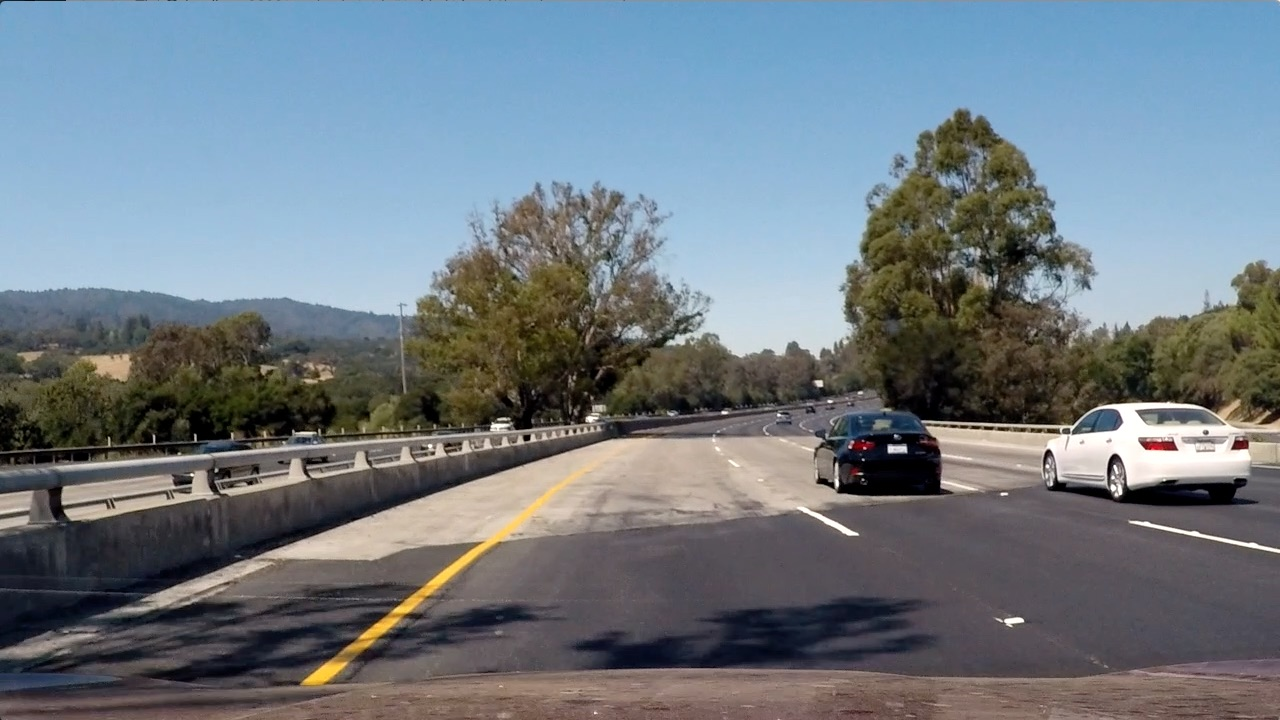
#> input picture images/test4.jpg, 1280 x 720 px
$ python -i ImageUtils.py   (imports and definitions only)
#> lines starting #> are read from the running program, lines starting #| are printed output that depends on the picture; after the words box and inside, x2 and y2 are one past the last pixel; in counts of white or black regions, pixels touching at a corner belong together
#> in generate_lane_mask, `yuv = cv2.cvtColor(window, cv2.COLOR_RGB2YUV)`: yuv: shape (720, 1280, 3); mean of channels 0, 1, 2 120.5, 133.2, 120.7
#> in generate_lane_mask, `yuv = 255 - yuv`: yuv: shape (720, 1280, 3); mean of channels 0, 1, 2 134.5, 121.8, 134.3
#> in generate_lane_mask, `hls = cv2.cvtColor(window, cv2.COLOR_RGB2HLS)`: hls: shape (720, 1280, 3); mean of channels 0, 1, 2 80.5, 121.4, 71.8
#> in generate_lane_mask, `chs = np.stack((yuv[:, :, 1], yuv[:, :, 2], hls[:, :, 2]), axis=2)`: chs: shape (720, 1280, 3); mean of channels 0, 1, 2 121.8, 134.3, 71.8
import cv2
import numpy as np
from scipy import signal


#/// \Applies the sobel operation on a gray scale image.
#/// \param img_ch:
#/// \param orient: 'x' or 'y'
#/// \param sobel_kernel: an uneven integer
#/// \return:
def abs_sobel(img_ch, orient='x', sobel_kernel=3):
#> called with orient = 'x', sobel_kernel = 3
    if orient == 'x':
        axis = (1, 0)
    elif orient == 'y':
        axis = (0, 1)
    else:
        raise ValueError('orient has to be "x" or "y" not "%s"' % orient)

    sobel = cv2.Sobel(img_ch, -1, *axis, ksize=sobel_kernel)
    abs_s = np.absolute(sobel)

    return abs_s

#/// \Calculates the magnitude of the gradient.
#/// \param sobel_x:
#/// \param sobel_y:
#/// \return
def gradient_magnitude(sobel_x, sobel_y):
    abs_grad_mag = np.sqrt(sobel_x ** 2 + sobel_y ** 2)
    return abs_grad_mag.astype(np.uint16)


#/// \Calculates the direction of the gradient. NaN values cause by zero division will be replaced
#/// \by the maximum value (np.pi / 2).
#/// \param sobel_x:
#/// \param sobel_y:
#/// \return
def gradient_direction(sobel_x, sobel_y):
    with np.errstate(divide='ignore', invalid='ignore'):
        abs_grad_dir = np.absolute(np.arctan(sobel_y / sobel_x))
        abs_grad_dir[np.isnan(abs_grad_dir)] = np.pi / 2
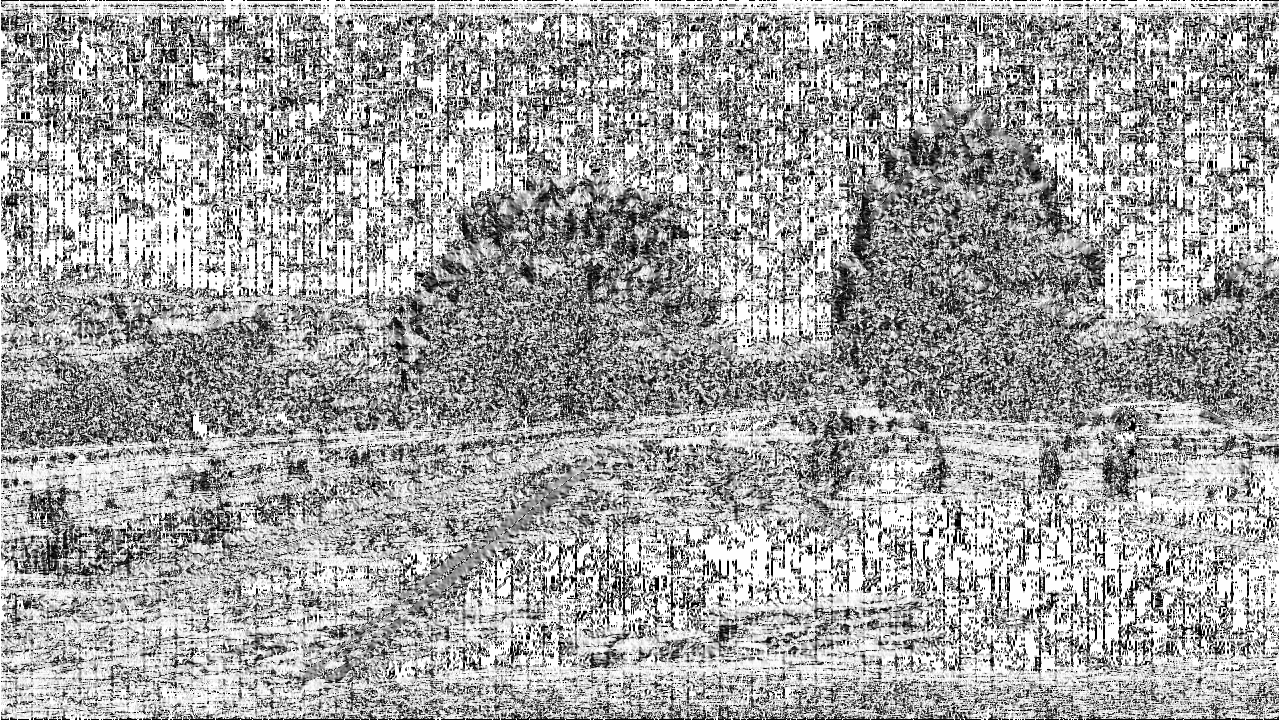
#> abs_grad_dir: shape (720, 1280) float64; min 0, max 1.57, mean 1.01; drawn with min black and max white

    return abs_grad_dir.astype(np.float32)

#/// \Applies a Gaussian Noise kernel
#/// \param img:
#/// \param kernel_size:
#/// \return:
def gaussian_blur(img, kernel_size):

    return cv2.GaussianBlur(img, (kernel_size, kernel_size), 0)

#/// \Generates an image mask selecting yellow pixels.
#/// \param img: image with pixels in range 0-255
#/// \return: Yellow 255 not yellow 0
def extract_yellow(img):

    hsv = cv2.cvtColor(img, cv2.COLOR_RGB2HSV)
#> hsv: shape (720, 1280, 3); mean H, S, V 80.5, 71.4, 140.7
    mask = cv2.inRange(hsv, (20, 50, 150), (40, 255, 255))
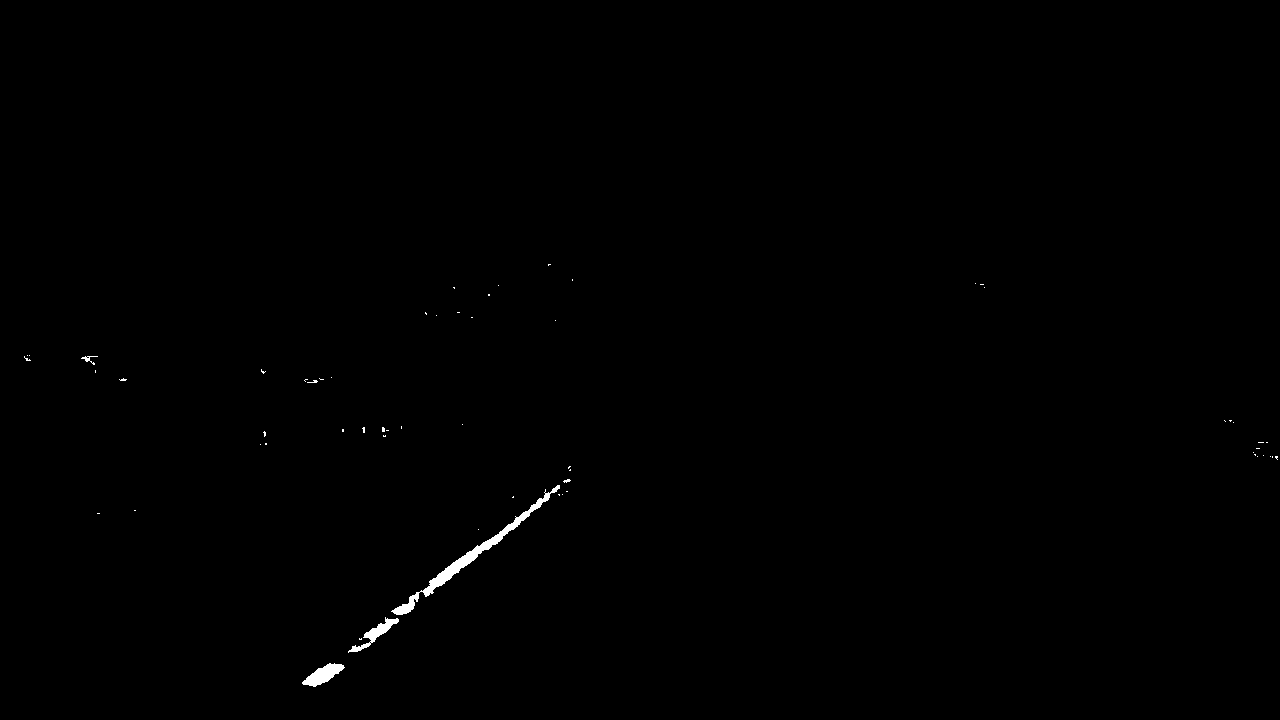
#> mask: shape (720, 1280); 0.3% white; 61 white regions (57 under 20 px), largest, box (x1, y1, x2, y2) and area: (391, 485, 560, 615) 1552, (302, 663, 345, 687) 504, (348, 617, 399, 653) 427, (81, 356, 98, 365) 48

    return mask

#/// \Generates an image mask selecting dark pixels.
#/// \param img: image with pixels in range 0-255
#/// \return: Dark 255 not dark 0
# [5 lines left out: function extract_dark, not called in this run]


#/// \Generates an image mask selecting highlights.
#/// \param p: percentile for highlight selection. default=99.9
#/// \param img: image with pixels in range 0-255
#/// \return: Highlight 255 not highlight 0
def extract_highlights(img, p=99.9):

#> called with p = 99.9
    p = int(np.percentile(img, p) - 30)
#> p = 225
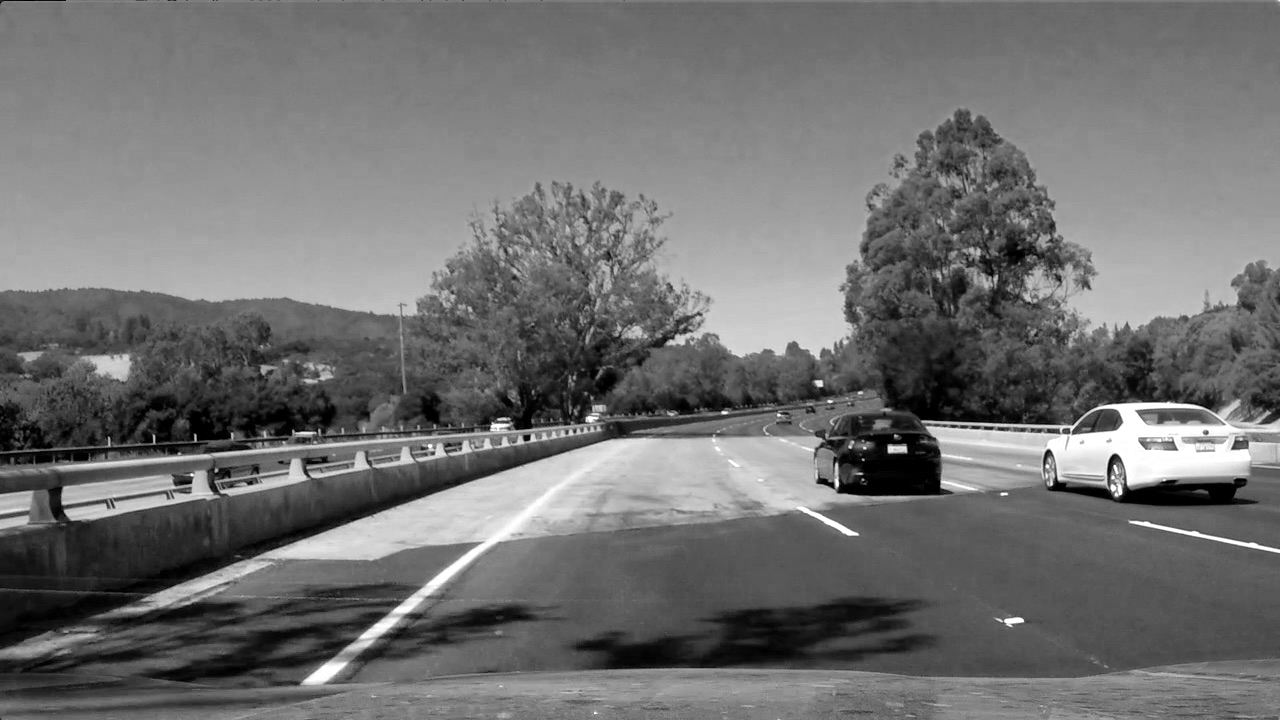
#> img: shape (720, 1280); min 0, max 255, mean 112.2
    mask = cv2.inRange(img, p, 255)
#> mask: shape (720, 1280); 1.4% white; 137 white regions (113 under 20 px), largest, box (x1, y1, x2, y2) and area: (939, 402, 1280, 485) 7634, (420, 442, 634, 595) 2206, (1130, 521, 1280, 553) 446
    return mask


#/// \Reduces noise of a binary image by applying a filter which counts neighbours with a value
#/// \and only keeping those which are above the threshold.
#/// \param img: binary image (0 or 1)
#/// \param thresh: min number of neighbours with value
#/// \return:
def binary_noise_reduction(img, thresh):

    k = np.array([[1, 1, 1],
                  [1, 0, 1],
                  [1, 1, 1]])
    nb_neighbours = cv2.filter2D(img, ddepth=-1, kernel=k)
    img[nb_neighbours < thresh] = 0
    return img

#/// \Generates a binary mask selecting the lane lines of an street scene image.
#/// \param img: RGB color image
#/// \param v_cutoff: vertical cutoff to limit the search area
#/// \return: binary mask
def generate_lane_mask(img, v_cutoff=0):

    window = img[v_cutoff:, :, :]
    yuv = cv2.cvtColor(window, cv2.COLOR_RGB2YUV)
    yuv = 255 - yuv
    hls = cv2.cvtColor(window, cv2.COLOR_RGB2HLS)
    chs = np.stack((yuv[:, :, 1], yuv[:, :, 2], hls[:, :, 2]), axis=2)
    gray = np.mean(chs, 2)

    s_x = abs_sobel(gray, orient='x', sobel_kernel=3)
    s_y = abs_sobel(gray, orient='y', sobel_kernel=3)

    grad_dir = gradient_direction(s_x, s_y)
    grad_mag = gradient_magnitude(s_x, s_y)

    ylw = extract_yellow(window)
    highlights = extract_highlights(window[:, :, 0])

    mask = np.zeros(img.shape[:-1], dtype=np.uint8)

    mask[v_cutoff:, :][((s_x >= 25) & (s_x <= 255) &
                        (s_y >= 25) & (s_y <= 255)) |
                       ((grad_mag >= 30) & (grad_mag <= 512) &
                        (grad_dir >= 0.2) & (grad_dir <= 1.)) |
                       (ylw == 255) |
                       (highlights == 255)] = 1

    mask = binary_noise_reduction(mask, 4)

    return mask


#/// \Tries to detect lane line pixels by applying a sliding histogram.
#/// \param img: binary image
#/// \param steps: steps for the sliding histogram
#/// \param search_window: Tuple which limits the horizontal search space.
#/// \param h_window: window size for horizontal histogram smoothing
#/// \return: x, y of detected pixels
# [210 lines left out: functions histogram_lane_detection, highest_n_peaks, detectLane, get_pixel_in_window, calculate_lane_area, are_lanes_plausible and 3 more, not called in this run]

>>> import cv2
>>> picture = cv2.cvtColor(cv2.imread('images/test4.jpg'), cv2.COLOR_BGR2RGB)
>>> result = generate_lane_mask(picture)
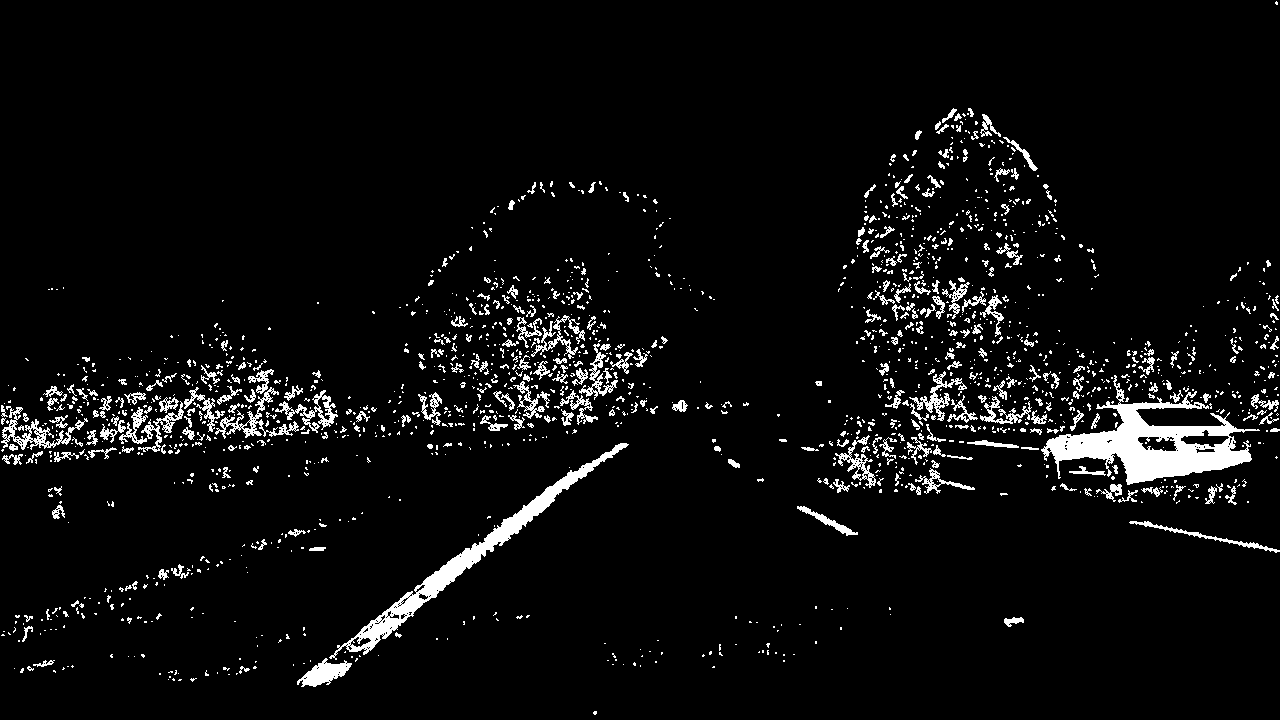
#> result: shape (720, 1280); values 0 (black) and 1 (white), 5.1% white; 1714 white regions (1357 under 20 px), largest, box (x1, y1, x2, y2) and area: (1041, 375, 1260, 485) 8129, (329, 443, 629, 660) 4904, (1, 406, 88, 450) 932
